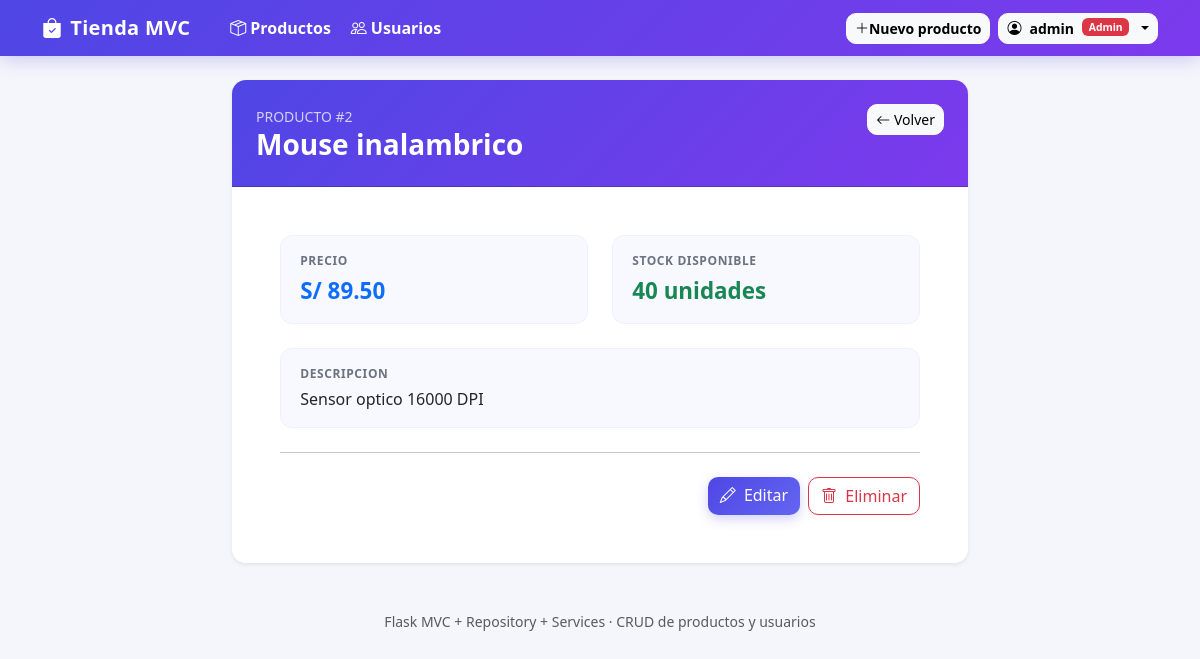
The app's page /products/2 (signed in) with its own data.
### app/models/user.py (models this page shows, shortened)
class User(UserMixin, db.Model):
    __tablename__ = "usuarios"
    id = db.Column(db.Integer, primary_key=True)
    nombre = db.Column(db.String(120), nullable=False)
    email = db.Column(db.String(120), nullable=False, unique=True)
    username = db.Column(db.String(80), nullable=False, unique=True)
    password_hash = db.Column(db.String(256), nullable=False)
    rol = db.Column(db.String(20), nullable=False, default=ROL_USUARIO)
    @property
    def is_admin(self) -> bool:
        return self.rol == ROL_ADMIN

### app/models/product.py (models this page shows, shortened)
class Product(db.Model):
    __tablename__ = "productos"
    id = db.Column(db.Integer, primary_key=True)
    nombre = db.Column(db.String(120), nullable=False)
    descripcion = db.Column(db.Text, nullable=True)
    precio = db.Column(db.Numeric(10, 2), nullable=False, default=0)
    stock = db.Column(db.Integer, nullable=False, default=0)

### app/controllers/product_controller.py (the view)
@product_bp.route("/products/<int:product_id>", methods=["GET"])
@login_required
def detail(product_id):
    product = service.get_product(product_id)
    if product is None:
        abort(404)
    return render_template("detail.html", product=product)

### app/__init__.py (called while the page is built)
@login_manager.user_loader
def load_user(user_id: int):
    from app.models.user import User
    return User.query.get(int(user_id))

### app/repository/product_repository.py (called while the page is built)
    def find_by_id(self, product_id: int):
        return Product.query.get(product_id)

### app/services/product_service.py (called while the page is built)
    def get_product(self, product_id: int):
        return self.repository.find_by_id(product_id)

### app/templates/detail.html (shortened to what this page needs)
{% extends "base.html" %}
{% block content %}
<div class="row justify-content-center">
  <div class="col-lg-8">
    <div class="card shadow-sm border-0 overflow-hidden">
      <div class="card-header bg-gradient-primary text-white p-4">
        <div class="d-flex justify-content-between align-items-start">
          <div>
            <small class="text-uppercase opacity-75">Producto #{{ product.id }}</small>
            <h2 class="h3 fw-bold mb-0">{{ product.nombre }}</h2>
          </div>
          <a href="{{ url_for('products.index') }}" class="btn btn-light btn-sm">
            <i class="bi bi-arrow-left"></i> Volver
          </a>
        </div>
      </div>
      <div class="card-body p-4 p-md-5">
        <div class="row g-4">
          <div class="col-md-6">
            <div class="info-box">
              <div class="info-label">Precio</div>
              <div class="info-value text-primary">S/ {{ '%.2f'|format(product.precio|float) }}</div>
            </div>
          </div>
          <div class="col-md-6">
            <div class="info-box">
              <div class="info-label">Stock disponible</div>
              <div class="info-value">
                {% if product.stock > 0 %}
                  <span class="text-success">{{ product.stock }} unidades</span>
                {% else %}
                  <span class="text-danger">Agotado</span>
                {% endif %}
              </div>
            </div>
          </div>
          <div class="col-12">
            <div class="info-box">
              <div class="info-label">Descripcion</div>
              <div class="info-value fs-6 fw-normal">
                {{ product.descripcion or 'Sin descripcion.' }}
              </div>
            </div>
          </div>
        </div>
        <hr class="my-4">
        <div class="d-flex justify-content-end gap-2">
          <a href="{{ url_for('products.edit', product_id=product.id) }}" class="btn btn-primary">
            <i class="bi bi-pencil me-1"></i> Editar
          </a>
          <button type="button" class="btn btn-outline-danger"
                  data-bs-toggle="modal" data-bs-target="#deleteDetail">
            <i class="bi bi-trash me-1"></i> Eliminar
          </button>
        </div>
      </div>
    </div>
  </div>
</div>
{% endblock %}

### app/templates/base.html (shortened to what this page needs)
<!doctype html>
<html lang="es">
<head>
  <link href="https://cdn.jsdelivr.net/npm/bootstrap@5.3.3/dist/css/bootstrap.min.css" rel="stylesheet">
  <link href="https://cdn.jsdelivr.net/npm/bootstrap-icons@1.11.3/font/bootstrap-icons.css" rel="stylesheet">
  <link rel="stylesheet" href="{{ url_for('static', filename='css/style.css') }}">
</head>
<body>
  <nav class="navbar navbar-expand-lg sticky-top app-navbar">
    <div class="container">
      <a class="navbar-brand fw-bold" href="{{ url_for('products.index') }}">
        <i class="bi bi-bag-check-fill me-2"></i>Tienda MVC
      </a>
      {% if current_user.is_authenticated %}
      <div class="navbar-nav d-flex flex-row gap-1 ms-3">
        <a class="nav-link text-white px-2 fw-semibold" href="{{ url_for('products.index') }}">
          <i class="bi bi-box-seam me-1"></i>Productos
        </a>
        <a class="nav-link text-white px-2 fw-semibold" href="{{ url_for('users.index') }}">
          <i class="bi bi-people me-1"></i>Usuarios
        </a>
      </div>
      {% endif %}
      <div class="ms-auto d-flex align-items-center gap-2">
        {% if current_user.is_authenticated %}
          {% if current_user.is_admin %}
          <a href="{{ url_for('products.create') }}" class="btn btn-light btn-sm fw-semibold d-none d-md-inline-flex">
            <i class="bi bi-plus-lg"></i> Nuevo producto
          </a>
          {% endif %}
          <div class="dropdown">
            <button class="btn btn-light btn-sm fw-semibold dropdown-toggle d-flex align-items-center gap-2"
                    type="button" data-bs-toggle="dropdown">
              <i class="bi bi-person-circle"></i>
              {{ current_user.username }}
              {% if current_user.is_admin %}
                <span class="badge text-bg-danger" style="font-size:.65rem;">Admin</span>
              {% else %}
                <span class="badge text-bg-secondary" style="font-size:.65rem;">Usuario</span>
              {% endif %}
            </button>
          </div>
        {% endif %}
      </div>
    </div>
  </nav>
  <main class="container py-4">
    {% block content %}{% endblock %}
  </main>
  <footer class="text-center text-muted py-4 small">
    Flask MVC + Repository + Services &middot; CRUD de productos y usuarios
  </footer>
</body>
</html>

### app/static/css/style.css (style rules this page uses)
:root { --brand-1: #4f46e5; --brand-2: #7c3aed; --brand-3: #6366f1; --bg: #f5f6fb; }
body { background: var(--bg); font-family: 'Segoe UI', Roboto, system-ui, -apple-system, sans-serif; color: #1f2937; }
.app-navbar { background: linear-gradient(135deg, var(--brand-1), var(--brand-2)); box-shadow: 0 4px 18px rgba(79, 70, 229, 0.25); }
.app-navbar .navbar-brand { color: #fff !important; letter-spacing: 0.3px; }
.bg-gradient-primary { background: linear-gradient(135deg, var(--brand-1), var(--brand-2)); }
.card { border-radius: 14px; }
.btn { border-radius: 10px; font-weight: 500; }
.btn-primary { background: linear-gradient(135deg, var(--brand-1), var(--brand-3)); border: none; box-shadow: 0 4px 12px rgba(79, 70, 229, 0.25); }
.info-box { background: #f8f9ff; border: 1px solid #eef0fb; border-radius: 12px; padding: 1rem 1.2rem; height: 100%; }
.info-label { font-size: 0.75rem; text-transform: uppercase; letter-spacing: 0.6px; color: #6b7280; margin-bottom: 0.25rem; font-weight: 600; }
.info-value { font-size: 1.4rem; font-weight: 700; }

### records on screen
User: username "admin"
Product: id "2", nombre "Mouse inalambrico", precio "89.50", stock "40", descripcion "Sensor optico 16000 DPI"
